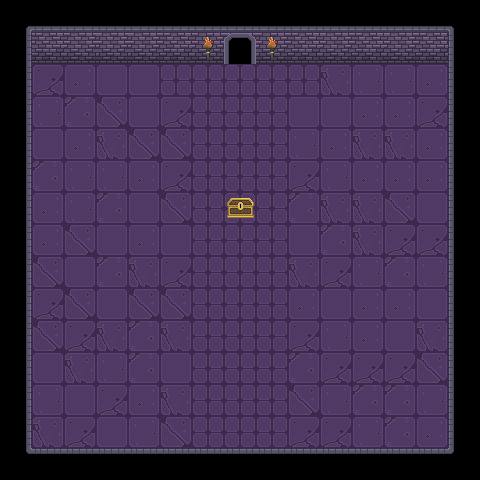

This is a level from a 2D game, rendered from its Tiled map with the project's own tilesets. A one-line summary and the complete map file follow:
An orthogonal 15x15 tile map with 32x32 px tiles, 4 tile layers (background, walls, open_doors, decoration), 2 tilesets and 8 objects (4x collision, 2x mapA, start_room, journal).

<map version="1.10" tiledversion="1.10.2" orientation="orthogonal" renderorder="right-down" width="15" height="15" tilewidth="32" tileheight="32" infinite="0" nextlayerid="7" nextobjectid="18">
 <tileset firstgid="1" source="dungeon.tsx" />
 <tileset firstgid="57" name="black" tilewidth="32" tileheight="32" tilecount="1" columns="1">
  <image source="black.png" width="32" height="32" />
 </tileset>
 <layer id="2" name="background" width="15" height="15">
  <data encoding="csv">
57,57,57,57,57,57,57,57,57,57,57,57,57,57,57,
57,25,17,18,23,19,24,24,24,16,16,18,18,23,57,
57,18,16,23,23,24,24,24,24,24,25,26,26,16,57,
57,26,17,19,23,18,24,24,24,23,23,16,16,18,57,
57,23,16,25,19,19,24,24,24,26,16,25,25,16,57,
57,17,26,26,16,18,24,24,24,18,26,16,16,16,57,
57,16,26,17,23,19,24,24,24,17,25,25,19,23,57,
57,16,19,23,16,23,24,24,24,23,17,25,18,18,57,
57,19,23,17,25,18,24,24,24,25,18,26,17,26,57,
57,18,19,23,19,19,24,24,24,16,23,16,16,23,57,
57,19,18,25,17,25,24,24,24,18,26,16,23,25,57,
57,23,25,26,17,23,24,24,24,17,18,18,18,19,57,
57,26,23,18,16,25,24,24,24,19,26,17,17,26,57,
57,25,18,23,26,19,24,24,24,18,18,26,17,16,57,
57,57,57,57,57,57,57,57,57,57,57,57,57,57,57
</data>
 </layer>
 <layer id="3" name="walls" width="15" height="15">
  <data encoding="csv">
1,5,5,5,2,4,4,2,2,2,5,3,5,2,6,
22,12,11,9,9,12,10,10,10,12,9,12,9,12,13,
15,0,0,0,0,0,0,0,0,0,0,0,0,0,13,
15,0,0,0,0,0,0,0,0,0,0,0,0,0,13,
15,0,0,0,0,0,0,0,0,0,0,0,0,0,13,
8,0,0,0,0,0,0,0,0,0,0,0,0,0,13,
15,0,0,0,0,0,0,0,0,0,0,0,0,0,13,
22,0,0,0,0,0,0,0,0,0,0,0,0,0,13,
8,0,0,0,0,0,0,0,0,0,0,0,0,0,13,
8,0,0,0,0,0,0,0,0,0,0,0,0,0,13,
22,0,0,0,0,0,0,0,0,0,0,0,0,0,13,
22,0,0,0,0,0,0,0,0,0,0,0,0,0,13,
22,0,0,0,0,0,0,0,0,0,0,0,0,0,13,
22,0,0,0,0,0,0,0,0,0,0,0,0,0,13,
29,31,31,32,31,30,30,30,31,32,32,33,30,33,34
</data>
 </layer>
 <objectgroup id="6" name="objects">
  <object id="6" type="collision" x="0" y="0" width="480" height="64" />
  <object id="7" type="collision" x="0" y="64" width="32" height="416" />
  <object id="10" type="collision" x="451" y="64" width="32" height="416" />
  <object id="11" type="collision" x="32" y="448" width="416" height="32" />
  <object id="12" name="playerspawn" type="start_room" x="229" y="357">
   <point />
  </object>
  <object id="14" name="coffre" type="journal" x="224" y="192" width="32" height="32" />
  <object id="15" name="door" type="mapA" x="220" y="32" width="40" height="40" />
  <object id="16" name="playerspawn" type="mapA" x="225" y="146">
   <point />
  </object>
 </objectgroup>
 <layer id="4" name="open_doors" width="15" height="15">
  <data encoding="csv">
0,0,0,0,0,0,0,0,0,0,0,0,0,0,0,
0,0,0,0,0,0,0,35,0,0,0,0,0,0,0,
0,0,0,0,0,0,0,0,0,0,0,0,0,0,0,
0,0,0,0,0,0,0,0,0,0,0,0,0,0,0,
0,0,0,0,0,0,0,0,0,0,0,0,0,0,0,
0,0,0,0,0,0,0,0,0,0,0,0,0,0,0,
0,0,0,0,0,0,0,0,0,0,0,0,0,0,0,
0,0,0,0,0,0,0,0,0,0,0,0,0,0,0,
0,0,0,0,0,0,0,0,0,0,0,0,0,0,0,
0,0,0,0,0,0,0,0,0,0,0,0,0,0,0,
0,0,0,0,0,0,0,0,0,0,0,0,0,0,0,
0,0,0,0,0,0,0,0,0,0,0,0,0,0,0,
0,0,0,0,0,0,0,0,0,0,0,0,0,0,0,
0,0,0,0,0,0,0,0,0,0,0,0,0,0,0,
0,0,0,0,0,0,0,0,0,0,0,0,0,0,0
</data>
 </layer>
 <layer id="5" name="decoration" width="15" height="15">
  <data encoding="csv">
0,0,0,0,0,0,0,0,0,0,0,0,0,0,0,
0,0,0,0,0,0,41,0,41,0,0,0,0,0,0,
0,0,0,0,0,0,0,0,0,0,0,0,0,0,0,
0,0,0,0,0,0,0,0,0,0,0,0,0,0,0,
0,0,0,0,0,0,0,0,0,0,0,0,0,0,0,
0,0,0,0,0,0,0,0,0,0,0,0,0,0,0,
0,0,0,0,0,0,0,21,0,0,0,0,0,0,0,
0,0,0,0,0,0,0,0,0,0,0,0,0,0,0,
0,0,0,0,0,0,0,0,0,0,0,0,0,0,0,
0,0,0,0,0,0,0,0,0,0,0,0,0,0,0,
0,0,0,0,0,0,0,0,0,0,0,0,0,0,0,
0,0,0,0,0,0,0,0,0,0,0,0,0,0,0,
0,0,0,0,0,0,0,0,0,0,0,0,0,0,0,
0,0,0,0,0,0,0,0,0,0,0,0,0,0,0,
0,0,0,0,0,0,0,0,0,0,0,0,0,0,0
</data>
 </layer>
</map>
